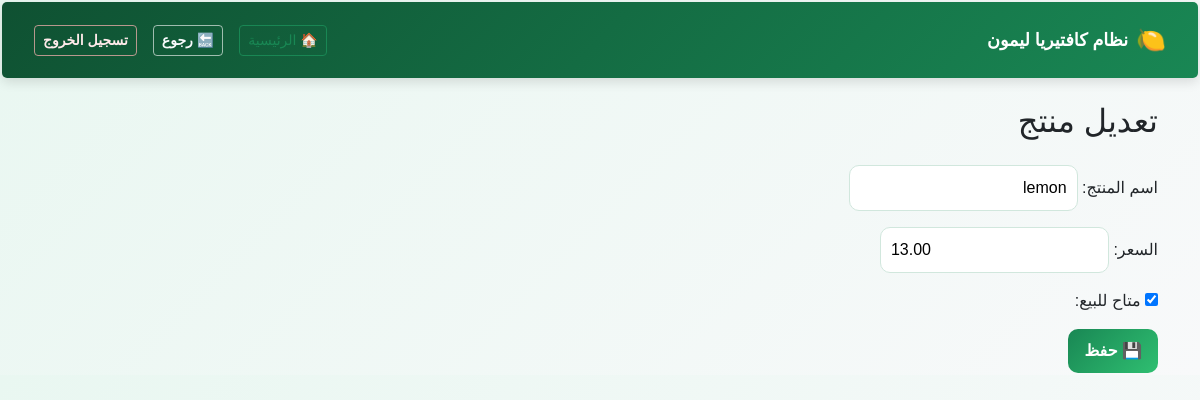
/inventory/edit/1/ (signed in), run on the app's committed database.
### inventory/models.py (models this page shows, shortened)
class Product(models.Model):
    name = models.CharField("اسم المنتج", max_length=100)
    price = models.DecimalField("السعر", max_digits=10, decimal_places=2)
    is_active = models.BooleanField("متاح للبيع", default=True)

### inventory/views.py (the view)
# urls.py: path('edit/<int:pk>/', views.product_update, name='product_update'),
@login_required
@user_passes_test(is_manager)
def product_update(request, pk):
    product = get_object_or_404(Product, pk=pk)
    if request.method == 'POST':
        form = ProductForm(request.POST, instance=product)
        if form.is_valid():
            form.save()
            return redirect('inventory:product_list')
    else:
        form = ProductForm(instance=product)
    return render(request, 'inventory/product_form.html', {
        'form': form,
        'title': 'تعديل منتج'
    })

### inventory/forms.py
class ProductForm(forms.ModelForm):
    class Meta:
        model = Product
        fields = ['name', 'price', 'is_active']
        labels = {
            'name': 'اسم المنتج',
            'price': 'السعر',
            'is_active': 'متاح للبيع',
        }

### pos_system/utils.py (called while the page is built)
def is_manager(user):
    return user.is_authenticated and user.role == 'manager'

### templates/inventory/product_form.html (shortened to what this page needs)
{% extends "base.html" %}
{% block content %}
<h2 class="mb-4">{{ title }}</h2>
<form method="POST">
    <div class="mb-3">
        {{ form.name.label_tag }}
        {{ form.name }}
    </div>
    <div class="mb-3">
        {{ form.price.label_tag }}
        {{ form.price }}
    </div>
    <div class="mb-3">
        {{ form.is_active }}
        {{ form.is_active.label_tag }}
    </div>
    <button type="submit" class="btn btn-green">
        💾 حفظ
    </button>
</form>
{% endblock %}

### static/css/style.css (style rules this page uses)
:root { --green-dark: #0f5132; --green-main: #198754; --green-light: #d1e7dd; --green-soft: #e9f7f1; --text-dark: #212529; --white: #ffffff; --accent-dark: #1f2a37; --accent-main: #334155; --accent-soft: #eef2f7; --border-soft: #e2e8f0; }
body { direction: rtl; font-family: "Cairo", sans-serif; background: linear-gradient(135deg, #e9f7f1, #f8f9fa); padding: 2px; color: var(--text-dark); }
.btn-green { background: linear-gradient(135deg, var(--green-main), #2fbf71); color: var(--white); border: none; border-radius: 10px; padding: 10px 16px; font-weight: bold; cursor: pointer; transition: transform 0.15s ease, box-shadow 0.15s ease; }
input, select { border-radius: 10px; border: 1px solid var(--green-light); padding: 10px; font-family: "Cairo", sans-serif; }

### data on the page
Product: name "lemon", price "13.00", is_active "☑"

### other printed values
{{ title }} "تعديل منتج"
